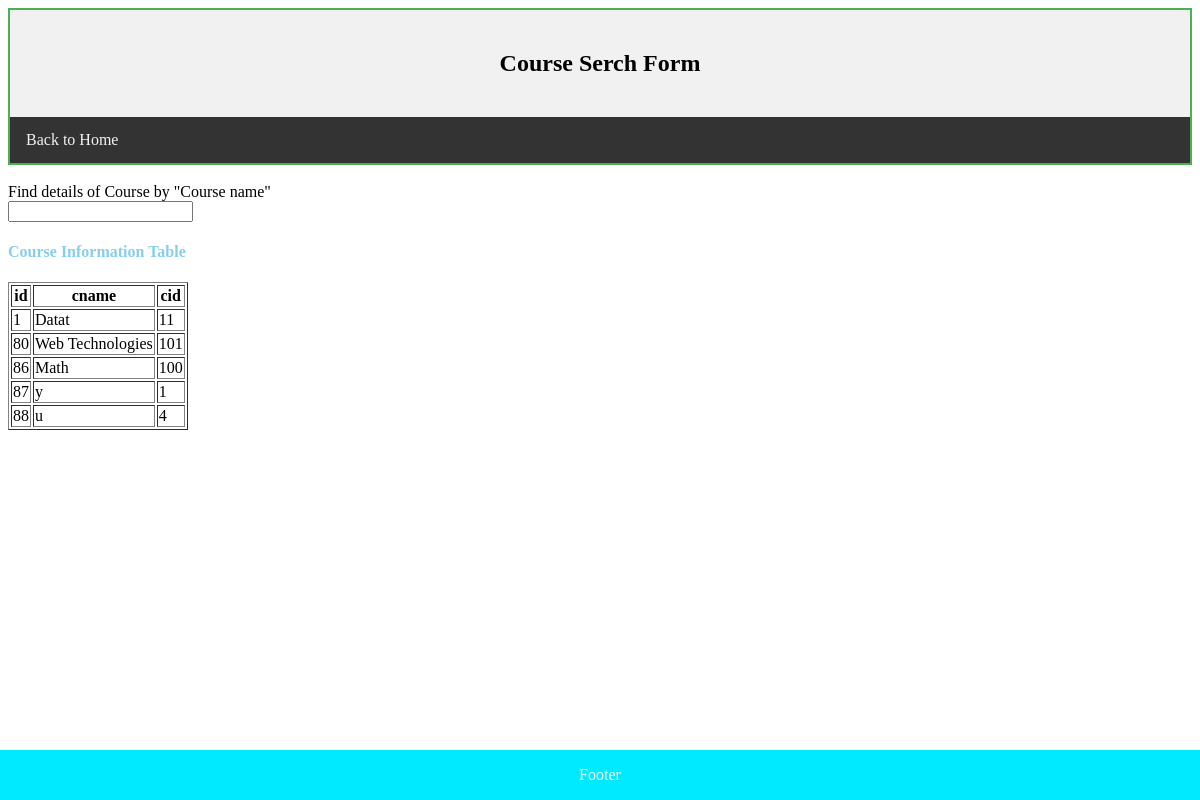
Screenshot of /FinalTermProject/Ariful/view/findcourse.php with the database file from the repository.
### tables this page shows
CREATE TABLE `courses` (
  `id` int(11) NOT NULL,
  `cname` varchar(100) NOT NULL,
  `cid` varchar(100) NOT NULL
);

### FinalTermProject/Ariful/session/cdb.php (called while the page is built, shortened)
<?php
class cdb{
function ShowAll($conn,$table) {
    $result = $conn->query("SELECT * FROM  $table ");
    return $result;
    echo "<h3>Course information showed.</h3>";}
}
?>

### FinalTermProject/Ariful/view/findcourse.php (the view, shortened to what this page needs)
<!DOCTYPE html>
<html>
<link rel="stylesheet" type="text/css" href="../css/mystyle.css">
<div class="sticky">
<div class="header">
 <h2>Course Serch Form</h2>
</div>
<div class="topnav">
<a href="Home.php">Back to Home</a><br>
</div>
</div>
<body>
</head>
<br>
<label>Find details of Course by "Course name" </label><br>
  <input type="text" id="uname" onkeyup="showmyuser()" >
<h4><p id="para1">Course Information Table</p></h4>
<?php
include('../session/cdb.php');
$connection = new cdb();
$conn=$connection->OpenCon();
$userQuery=$connection->ShowAll($conn,"Courses");
echo "<table border='1'> <tr><th>id</th><th>cname</th> <th>cid</th></tr>";
if($userQuery->num_rows > 0){
    while($row=$userQuery->fetch_assoc())
    {
    echo "<tr>";
    echo "<td>" . $row['id'] . "</td>";
    echo "<td>" . $row['cname'] . "</td>";
    echo "<td>" . $row['cid'] . "</td>";
    echo "</tr>";
    }
    echo "</table>";
    }
    ?>
<div class="footer">
<p>Footer</p>
</div>
</body>
</html>

### FinalTermProject/Ariful/css/mystyle.css (style rules this page uses)
.header { background-color: #F1F1F1; text-align: center; padding: 20px; }
.topnav { overflow: hidden; background-color: #333; }
.topnav a { float: left; display: block; color: #f2f2f2; text-align: center; padding: 14px 16px; text-decoration: none; }
div.sticky { position: sticky; top: 0; padding: 0; background-color: #1e8000; border: 2px solid #4caf51; }
.footer { position: fixed; left: 0; bottom: 0; width: 100%; background-color: rgb(0, 234, 255); color: white; text-align: center; }
#para1 { color:skyblue; }

### rows the page displays
courses: id "1", cname "Datat", cid "11"
courses: id "80", cname "Web Technologies", cid "101"
courses: id "86", cname "Math", cid "100"
courses: id "87", cname "y", cid "1"
courses: id "88", cname "u", cid "4"
